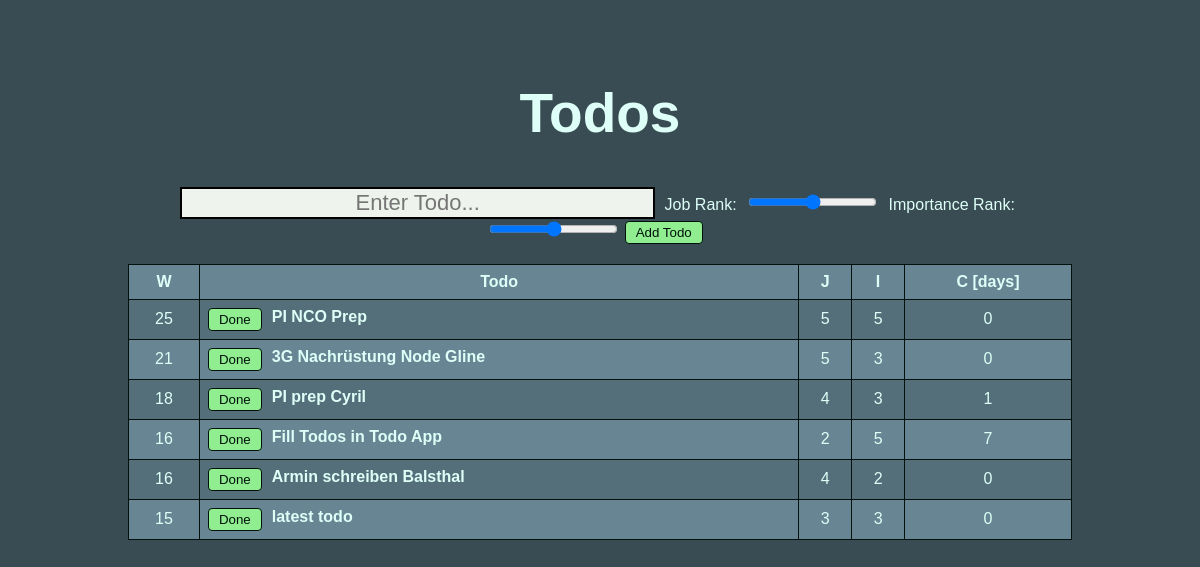
Page /todos/ on the earlier database version.
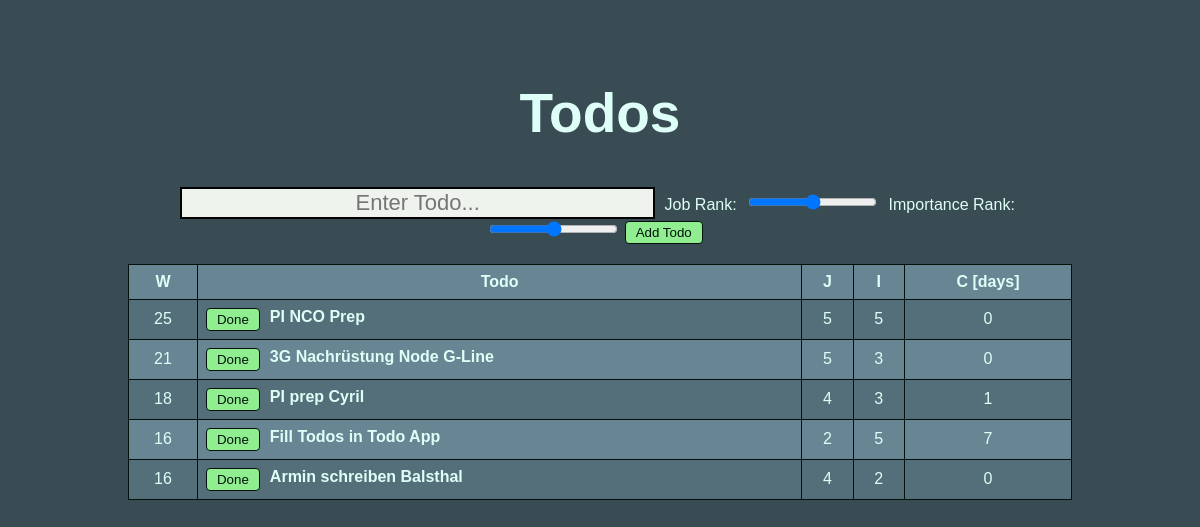
Same page on the later database version.
### todos/models.py (models this page shows, shortened)
class Todo(models.Model):
    todo_text = models.CharField(max_length=500)
    job_rank = models.IntegerField(default=0)
    imp_rank = models.IntegerField(default=0)
    prio = models.IntegerField(default=0)
    creation_date = models.DateTimeField('date created')

### todos/views.py (the view)
# urls.py: path('', views.main, name='main'),
def main(request):
    if request.POST:
        print("Got Post request on Main")
        todo = Todo()
        todo.job_rank = request.POST['job_rank']
        todo.imp_rank = request.POST['imp_rank']
        todo.prio = int(3 * int(request.POST['job_rank']) +
                        2 * int(request.POST['imp_rank']))
        todo.todo_text = request.POST['todo_text']
        todo.creation_date = datetime.datetime.now()
        todo.save()
        return redirect('/todos/')
    else:
        latest_todo_list = Todo.objects.order_by('-prio', 'creation_date')
        context = {
            'latest_todo_list': latest_todo_list,
        }
        return render(request, 'todos/main.html', context)

### todos/templates/todos/main.html (shortened to what this page needs)
<!DOCTYPE html>
<html lang="en">
<head>
</head>
<body>
    <h1 style="font-size: 55px;">Todos</h1>
    <form action="{% url 'todos:main' %}" method="post" autocomplete="off">
        <div class="rank-group">
            <input type="text" name="todo_text" id="todo_text" placeholder="Enter Todo...">
            <label for="job-rank">Job Rank:</label>
            <input type="range" min=1 max=5 name="job_rank" id="job-rank">
            <label for="imp-rank">Importance Rank:</label>
            <input type="range" min=1 max=5 name="imp_rank" id="imp-rank">
            <input type="submit" value="Add Todo">
        </div>
    </form>
    {% if latest_todo_list %}
    <table>
        <tr>
            <th>W</th>
            <th>Todo</th>
            <th>J</th>
            <th>I</th>
            <th>C [days]</th>
        </tr>
        {% for todo in latest_todo_list %}
        <tr>
            <td>{{ todo.prio }}</td>
            <form action="{% url 'todos:delete' todo.id %}" method="post">
                <td class="tab-col-todo-text">
                    <input type="submit" value="Done" style="float: left;">
                    <a href="{% url 'todos:detail' todo.id %}">{{ todo.todo_text }}</a>
                </td>
            </form>
            <td>{{ todo.job_rank }}</td>
            <td>{{ todo.imp_rank }}</td>
            <td style="width: 150px;">
                <p style="padding: 0px; margin: 0px" id="todo-{{todo.id}}"></p>
            </td>
        </tr>
        {% endfor %}
    </table>
    {% else %}
    <p>No polls are available.</p>
    {% endif %}
</body>
</html>

### todos/templates/todos/main.html (style rules this page uses)
body { padding-top: 3%; padding-left: 10%; padding-right: 10%; text-align: center; font-family: 'Lucida Sans', 'Lucida Sans Regular', 'Lucida Grande', 'Lucida Sans Unicode', Geneva, Verdana, sans-serif; color: #ddfff7; background: #394c53; font-size: 16px; }
input[type="text"] { font-size: 22px; text-align: center; border: 2px solid; width: 50%; background: #eef4ed; }
input[type="submit"] { background-color: lightgreen; color: #00120b; border: 1px solid #00120b; border-radius: 4px; padding: 3px 10px; margin-right: 10px; cursor: pointer; }
.rank-group { padding: 5px; padding-bottom: 20px; }
.rank-group label { padding: 5px; }
table { border-collapse: collapse; width: 100%; }
td, th { border: 1px solid #00120b; text-align: center; padding: 8px; }
.tab-col-todo-text { text-align: left; }
tr:nth-child(even) { background-color: #556f7a; }
tr:nth-child(odd) { background-color: #678592; }
a { text-decoration: none; color: #ddfff7; font-weight: bold; }

Differences in the rows shown:
removed Todo: prio "21", todo_text "3G Nachrüstung Node Gline", job_rank "5", imp_rank "3"
removed Todo: prio "15", todo_text "latest todo", job_rank "3", imp_rank "3"
added Todo: prio "21", todo_text "3G Nachrüstung Node G-Line", job_rank "5", imp_rank "3"
